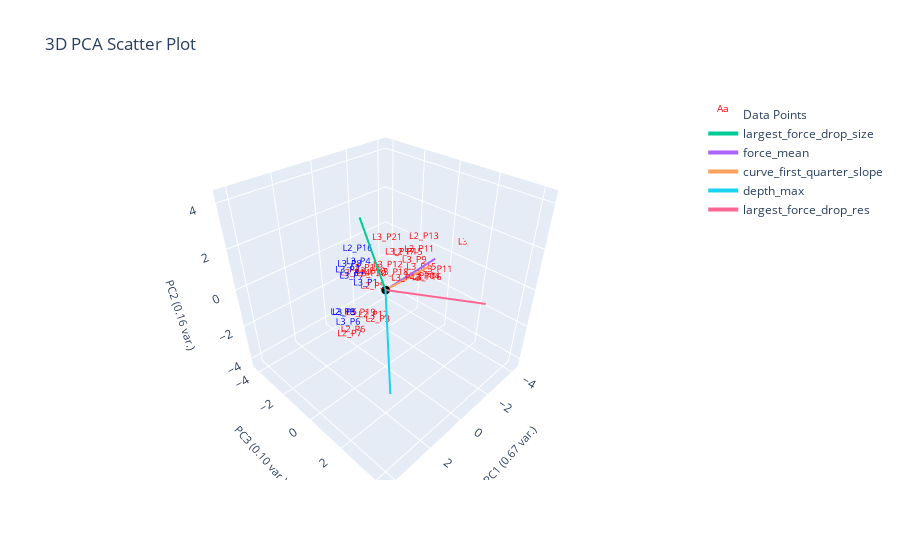

Notebook code cell kept with this figure:
### Markdown cell above
# Split Based on Popcorn

### Code cell
from sklearn.neighbors import NearestCentroid

ylabel_name = "popcorn"
data_with_popcorn_label = data_features[data_features['popcorn'].notna()]

popcorn_x = plotting.extract_numerical_features(data_with_popcorn_label).values
popcorn_ylabels = data_with_popcorn_label['popcorn'].astype(int)

nc = NearestCentroid()
nc.fit(popcorn_x, popcorn_ylabels)

nc_predictions = pd.Series(nc.predict(clustering_features.values))
proba = np.round(nc.predict_proba(clustering_features), 2)

# proba = pd.DataFrame(data=proba, columns=nc.classes, index=data_without_op)
centroids = pd.DataFrame(data=nc.centroids_, columns=clustering_features.columns)
centroids[f'{ylabel_name}_nums'] = nc.classes_

changed_ylabel_idxs = loss(nc_predictions, popcorn_ylabels)
corrected_predctions = correct_pseudo_ylabels_to_actual(nc_predictions, popcorn_ylabels, changed_ylabel_idxs)

# plotting.plot_specific_curves([4], curve_data, data_features, color='green')
# print(data_with_popcorn_label[data_with_popcorn_label['popcorn']][['filenames', 'popcorn']])
# plotting labeled data only
plotting.plot_cluster_subplots(
                            popcorn_ylabels, 
                            curve_data,
                            filename_list,
                            title='Popcorn',
                            cluster_category_names=["No Popcorn", "Yes Popcorn"], 
                            bold_idxs=popcorn_ylabels.index,
                            )
print(data_with_popcorn_label.columns)
plotting.plot_pca(data_with_popcorn_label, popcorn_ylabels, 3, "", ylabel_name, )

# # plotting labeled with predictions
# plotting.plot_cluster_subplots(
#                             corrected_predctions,
#                             curve_data,
#                             cluster_category_names=["No Popcorn", "Yes Popcorn"],
#                             bold_idxs=popcorn_ylabels.index,
#                             prediction_proba=proba)
# plotting.plot_pca(clustering_features, corrected_predctions, 3, "", ylabel_name=ylabel_name, centroids=centroids)

### Figure 1 — Plotly figure (JSON) as saved in the notebook; plotly's stock layout.template omitted (floating-point values rounded to 4 significant figures)
{"data": [{"mode": "text", "name": "Data Points", "text": ["L3_P10", "L3_P6", "L3_P1", "L3_P8", "L3_P18", "L3_P4", "L3_P13", "L3_P16", "L2_P13", "L2_P5", "L2_P7", "L3_P5", "L3_P2", "L2_P16", "L2_P14", "L2_P3", "L3_P9", "L3_P15", "L3_P11", "L3_P14", "L2_P11", "L2_P15", "L2_P17", "L2_P10", "L3_P19", "L2_P12", "L2_P8", "L2_P6", "L3_P7", "L3_P17", "L3_P12", "L3_P20", "L3_P22", "L3_P21"], "textfont": {"color": ["red", "blue", "blue", "blue", "red", "blue", "red", "red", "red", "red", "red", "blue", "blue", "blue", "red", "red", "red", "red", "red", "red", "red", "red", "red", "red", "red", "red", "blue", "red", "blue", "red", "red", "red", "red", "red"], "size": 9}, "type": "scatter3d", "x": [0.6901, 2.484, 0.701, 1.588, -0.1972, 1.268, -0.2592, -1.706, -1.917, 0.6097, 2.293, 2.559, 2.24, 0.5982, -1.759, 1.125, -2.292, -1.747, -2.423, 1.635, -2.815, -2.429, 1.088, -1.621, 1.614, -0.5544, 3.249, 1.81, 1.859, -1.215, -1.252, -0.5108, -4.519, -0.1935], "y": [-0.1824, 0.3704, -0.556, -0.4351, 0.2847, -0.2502, 0.9395, 0.8793, 0.412, -0.1542, 0.1741, 0.2789, 0.2362, -1.046, 0.737, 0.6688, -0.3982, 0.502, 0.852, -0.04495, -0.6114, -0.9395, 0.358, 0.5448, 0.1563, -1.889, 1.045, -0.1613, -0.01041, -0.317, -1.094, -1.421, 1.214, -0.143], "z": [0.5481, -0.7821, -0.2302, 1.213, 0.2829, 1.263, 0.2906, -0.4272, 1.381, -0.2368, -1.657, -0.2904, 1.57, 1.234, -0.472, -1.274, -0.3719, -0.07959, -0.3657, 0.9973, -0.104, -0.2404, -1.234, -0.4922, -0.9243, -0.6997, 0.5789, -1.948, 0.9777, 0.5846, -0.4769, -0.7734, 0.344, 1.814]}, {"marker": {"color": "black", "size": 3}, "mode": "markers", "name": "Origin", "showlegend": false, "type": "scatter3d", "x": [0], "y": [0], "z": [0]}, {"line": {"width": 4}, "mode": "lines+text", "name": "largest_force_drop_size", "textposition": "top center", "type": "scatter3d", "x": [0, 2.078], "y": [0, 0.8537], "z": [0, 4.436]}, {"line": {"width": 4}, "mode": "lines+text", "name": "force_mean", "textposition": "top center", "type": "scatter3d", "x": [0, -2.571], "y": [0, 0.5507], "z": [0, 0.6925]}, {"line": {"width": 4}, "mode": "lines+text", "name": "curve_first_quarter_slope", "textposition": "top center", "type": "scatter3d", "x": [0, -1.967], "y": [0, 0.7186], "z": [0, 0.6313]}, {"line": {"width": 4}, "mode": "lines+text", "name": "depth_max", "textposition": "top center", "type": "scatter3d", "x": [0, 2.67], "y": [0, 2.929], "z": [0, -2.073]}, {"line": {"width": 4}, "mode": "lines+text", "name": "largest_force_drop_res", "textposition": "top center", "type": "scatter3d", "x": [0, -1.754], "y": [0, 3.857], "z": [0, 0.3757]}], "layout": {"autosize": true, "scene": {"aspectmode": "cube", "xaxis": {"range": [-4.519, 4.519], "title": {"font": {"size": 11}, "text": "PC1 (0.67 var.)"}}, "yaxis": {"range": [-4.519, 4.519], "title": {"font": {"size": 11}, "text": "PC3 (0.10 var.)"}}, "zaxis": {"range": [-4.519, 4.519], "title": {"font": {"size": 11}, "text": "PC2 (0.16 var.)"}}}, "title": {"text": "3D PCA Scatter Plot"}}}
